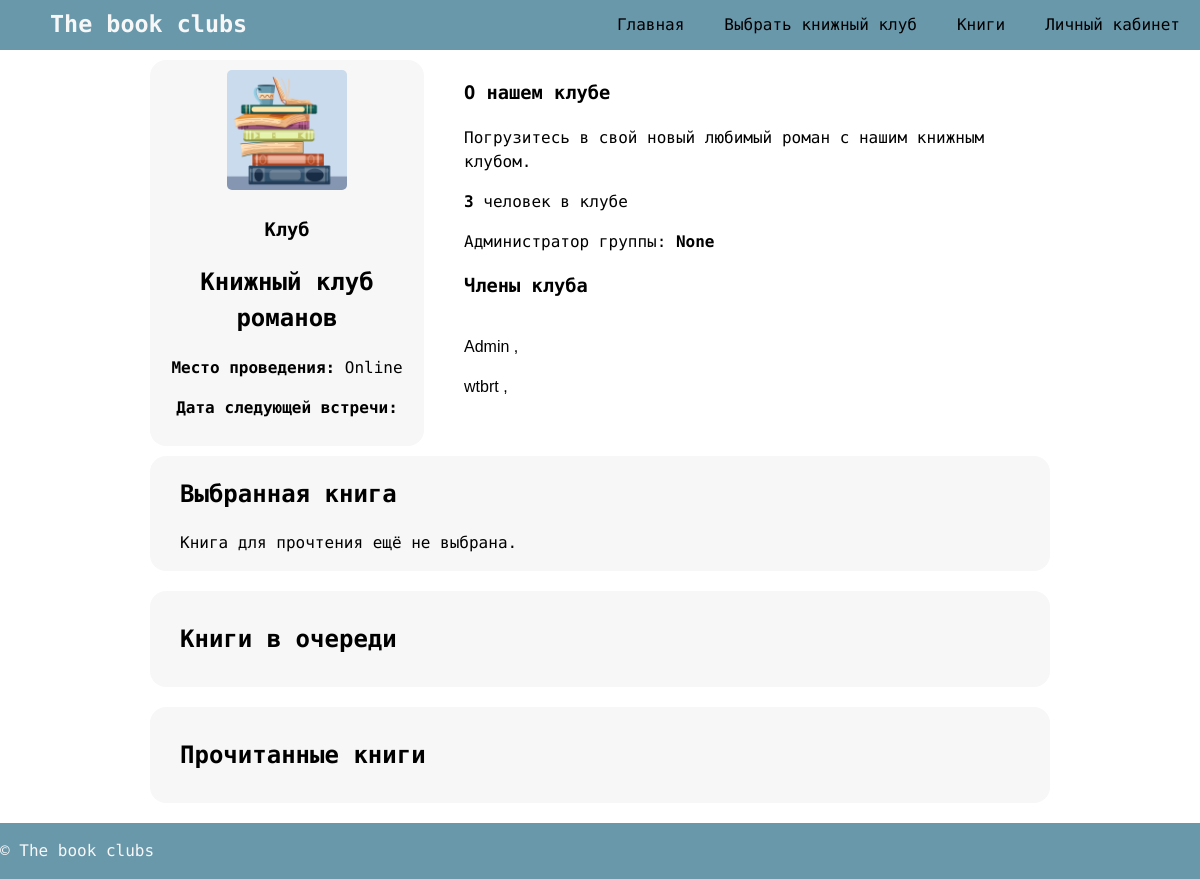
Page /club/2/ on the earlier database version.
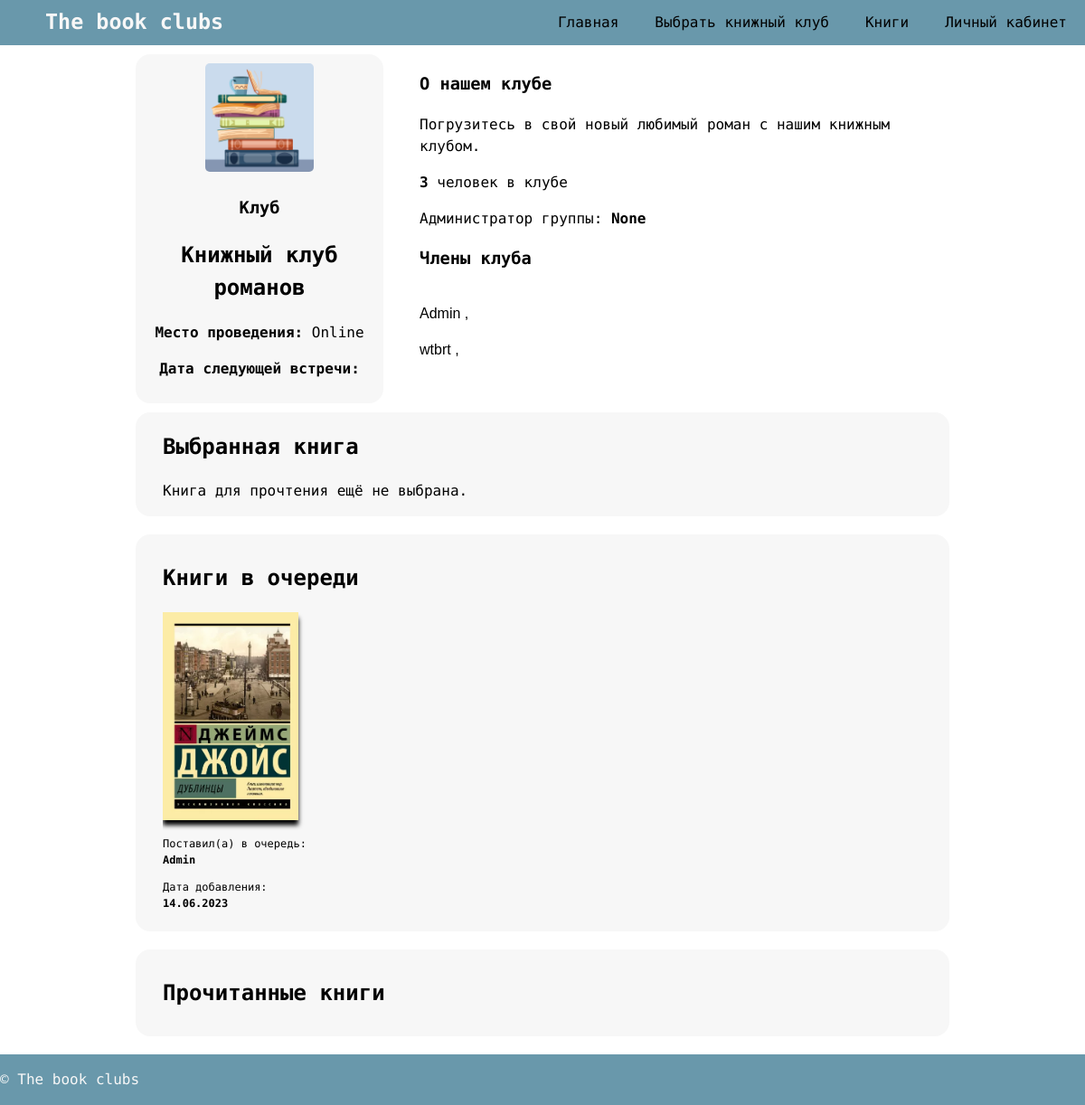
Same page on the later database version.
### club/models.py (models this page shows, shortened)
class Queue(models.Model):
    club = models.ForeignKey(BookClub, on_delete=models.CASCADE)
    member = models.ForeignKey(User, on_delete=models.CASCADE, null=True)
    book = models.ForeignKey(Book, on_delete=models.CASCADE)
    created_at = models.DateTimeField(auto_now_add=True)

class Book(models.Model):
    name = models.CharField(max_length=200)
    author = models.CharField(max_length=200, default='None', null=True)
    description = models.TextField()
    image = models.ImageField(upload_to='images')
    average_rating = models.DecimalField(max_digits=3, decimal_places=2, null=True)
    genre = models.CharField(max_length=100, null=True)
    theme = models.CharField(max_length=100, null=True)

### club/views.py (the view)
# urls.py: path('club/<int:club_id>/', views.club_detail, name='club_detail'),
def club_detail(request, club_id):
    club = get_object_or_404(BookClub, id=club_id)
    book_queue = Queue.objects.filter(club=club)
    return render(request, 'club/club_detail.html', {'club': club, 'book_queue': book_queue})

### templates/club/club_detail.html (shortened to what this page needs)
{% extends 'base.html' %}
{% load static %}
{% block content %}
<div class="club-details">
    <div class="club-info">
        <div class="club-cart-image">
            <img src="{{ club.image.url }}" width="120" height="120">
            <h3>Клуб</h3>
            <h2>{{ club.name }}</h2>
            <p><strong>Место проведения: </strong>{{ club.venue }}</p>
            <p><strong>Дата следующей встречи: </strong>{{ club.meetings.first.date|date:"d.m.Y" }}</p>
        </div>
        <div class="club-cart-desc">
            <div>
                <h3>О нашем клубе</h3>
                <p>{{ club.description }}</p>
            </div>
            <div class="club-members">
                <p><b>{{ club.members.count }}</b> человек в клубе</p>
                <p>Администратор группы: <b>{{ club.admin }}</b></p>
                <h3>Члены клуба</h3>
                <div class="hidden-members">
                    {% for member in club.members.all %}
                    <p>{{ member }} ,</p>
                    {% endfor %}
                </div>
            </div>
        </div>
    </div>
    <div class="club-selected-book">
        <h2>Выбранная книга</h2>
        {% if club.selected_book %}
        <div class="book-details">
            <div class="book-cover">
                    <img src="{{ club.selected_book.image.url }}" alt="{{ club.selected_book.name }} cover">
            </div>
            <div class="book-info">
                {% if request.user == club.admin %}
                <form method="POST" action="{% url 'club:mark_book_read' club.id %}">
                    {% csrf_token %}
                    <button type="submit">Отметить как прочитанную</button>
                </form>
                {% endif %}
            </div>
        </div>
        {% else %}
        <p>Книга для прочтения ещё не выбрана.</p>
        {% endif %}
    </div>
    <div class="club-book-queue">
        <h2>Книги в очереди</h2>
        <div class="club-queue-container">
            {% for queue in book_queue %}
                <div class="club-queue-item">
                    <img src="{{ queue.book.image.url }}" alt="{{ queue.book.name }} cover" height="230">
                    <p>Поставил(а) в очередь: <br> <b>{{ queue.member.username }}</b></p>
                    <p>Дата добавления: <br> <b>{{ queue.created_at|date:"d.m.Y" }}</b></p>
                </div>
            {% endfor %}
        </div>
    </div>
    <div class="club-read-books">
        <h2>Прочитанные книги</h2>
    </div>
</div>
{% endblock %}

Differences in the rows shown:
added Queue: book.image (picture), member.username "Admin", created_at "14.06.2023"
